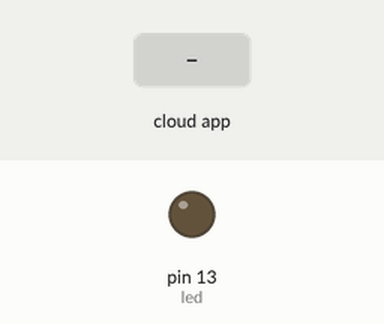
Bench run of a sketch on a simulated Arduino Leonardo, built with avr-gcc and run on an emulated ATmega32U4. On the bench: output pins drawn as LEDs (lit = HIGH). The test bench sets the inputs (shaded band). The ROS host is connected and sends only what is stated.

Above: at 1.2 s.
1.3 s: the phone or cloud app sets bluetooth_input to 0
At 2.5 s:
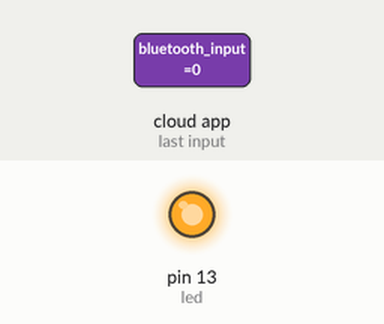
2.8 s: the phone or cloud app sets bluetooth_input to 1
At 3.6 s:
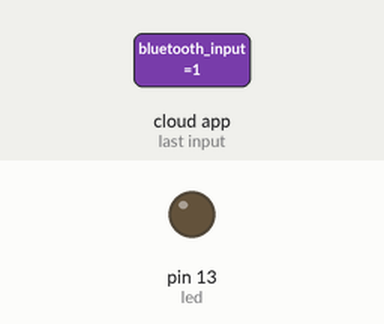
Timing chart, 0 to 5.8 s (numbered marks = the images above; inputs shaded):
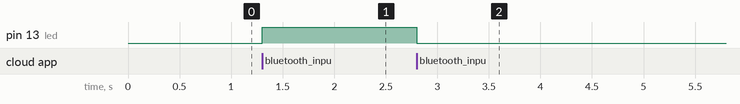

Measured:
- after the input at 1.3 s, pin 13 (led): LOW → HIGH at once
- after the input at 2.8 s, pin 13 (led): HIGH → LOW at once

The sketch:

MyBluetooth.ino
```cpp
//#define USE_USBCON //Use this line only for Arduino Leonardo with USB Cable
#include <ros.h>
#include <std_msgs/String.h>
ros::NodeHandle nh;
std_msgs::String global_rosstr;
std_msgs::String iheard_rosstr;
char global_char[10];


void btInputCb( const std_msgs::String& msg){
  digitalWrite(13, HIGH-digitalRead(13));   // blink the led
  strcpy(global_char, msg.data);
}

ros::Subscriber<std_msgs::String> sub("bluetooth_input", &btInputCb);
ros::Publisher pub("bluetooth_output",&global_rosstr);


void setup()
{
  nh.getHardware()->setBaud(9600);//The HC06 and 05 use by default 9600 baud rate
  nh.initNode();
  nh.subscribe(sub);
  nh.advertise(pub);
  iheard_rosstr.data = "I heard: ";
  global_rosstr.data = "";
  pinMode(13,OUTPUT);
}


void loop()
{
  global_rosstr.data=global_char;
  if (!(millis()%100)){
    pub.publish(&iheard_rosstr);
    nh.spinOnce();
    pub.publish(&global_rosstr);
  }
  nh.spinOnce();
  delay(1);
}
```
